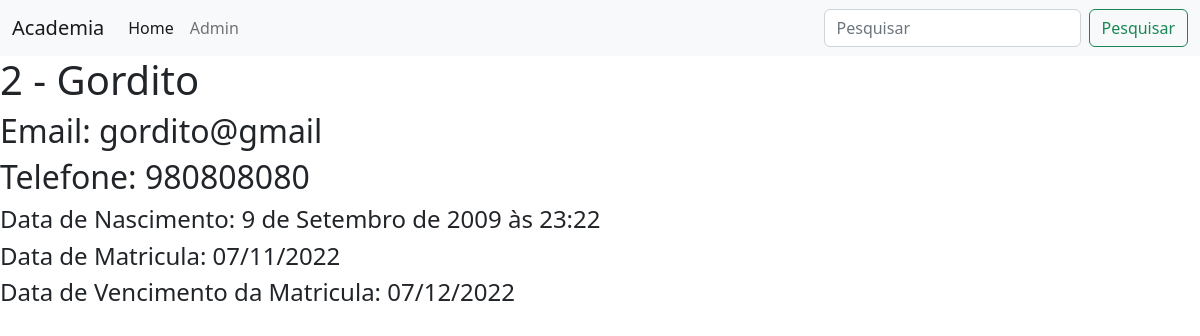
/2, run on the app's committed database.
### alunos/models.py (models this page shows, shortened)
class Aluno(models.Model):
    nome = models.CharField(max_length=255)
    telefone = models.CharField(max_length=255)
    email = models.CharField(max_length=255, blank=True)
    data_criacao = models.DateTimeField(default=timezone.now)
    data_nascimento = models.DateTimeField()
    data_vencimento_matricula = models.DateTimeField(
        default=timezone.now() + timedelta(days=30))
    foto = models.ImageField(upload_to='fotos/%Y/%m/', blank=True)

### alunos/views.py (the view)
# urls.py: path("<int:aluno_id>", views.aluno, name="aluno"),
def aluno(request, aluno_id):
    aluno = get_object_or_404(Aluno, id=aluno_id)
    return render(request, 'alunos/detalhes.html', {
        'aluno': aluno
    })

### alunos/templates/alunos/detalhes.html (shortened to what this page needs)
{% extends 'base.html' %} {% block conteudo %}
<div>
    <h1>{{aluno.id}} - {{aluno.nome}}</h1>
    <h2>Email: {{aluno.email}}</h2>
    <h2>Telefone: {{aluno.telefone}}</h2>
    <h4>Data de Nascimento: {{aluno.data_nascimento}}</h4>
    <h4>Data de Matricula: {{aluno.data_criacao|date:'d/m/Y' }}</h4>
    <h4>
        Data de Vencimento da Matricula:
        {{aluno.data_vencimento_matricula|date:'d/m/Y'}}
    </h4>
</div>
{% endblock conteudo %}

### data on the page
Aluno: id "2", nome "Gordito", email "gordito@gmail", telefone "980808080", data_nascimento "9 de Setembro de 2009 às 23:22", data_criacao "07/11/2022", data_vencimento_matricula "07/12/2022"
